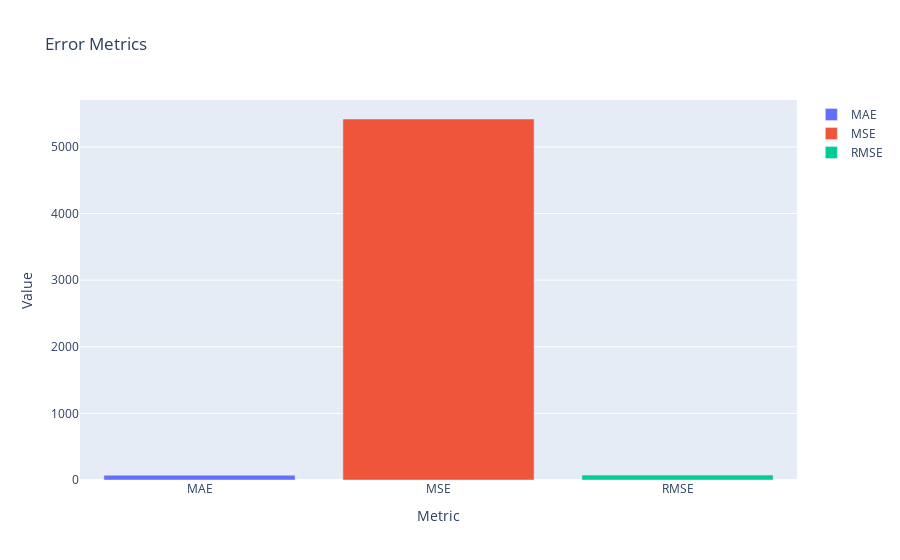

The code cell stored with this chart in its notebook:
### Code cell
import plotly.graph_objs as go

# Örnek veriler
hata = {
    'Metrics': ['MAE', 'MSE', 'RMSE'],
    'Values': [mae, mse, rmse]
}
# Bar grafiği oluşturun ve efsane (legend) özelliğini aktifleştirin
traces = []
for metric, value in zip(hata['Metrics'], hata['Values']):
    traces.append(go.Bar(x=[metric], y=[value], name=metric))

fig = go.Figure(data=traces)
fig.update_layout(
    title='Error Metrics',
    xaxis_title='Metric',
    yaxis_title='Value',
    showlegend=True  # Efsaneyi göster
)

# Grafiği göster
fig.show()

### Figure 1 — Plotly figure (JSON) as saved in the notebook; plotly's stock layout.template omitted (floating-point values rounded to 4 significant figures)
{"data": [{"name": "MAE", "type": "bar", "x": ["MAE"], "y": [72.03]}, {"name": "MSE", "type": "bar", "x": ["MSE"], "y": [5418.0]}, {"name": "RMSE", "type": "bar", "x": ["RMSE"], "y": [73.61]}], "layout": {"autosize": true, "showlegend": true, "title": {"text": "Error Metrics"}, "xaxis": {"autorange": true, "range": [-0.5, 2.5], "title": {"text": "Metric"}, "type": "category"}, "yaxis": {"autorange": true, "range": [0, 5704.0], "title": {"text": "Value"}, "type": "linear"}}}
